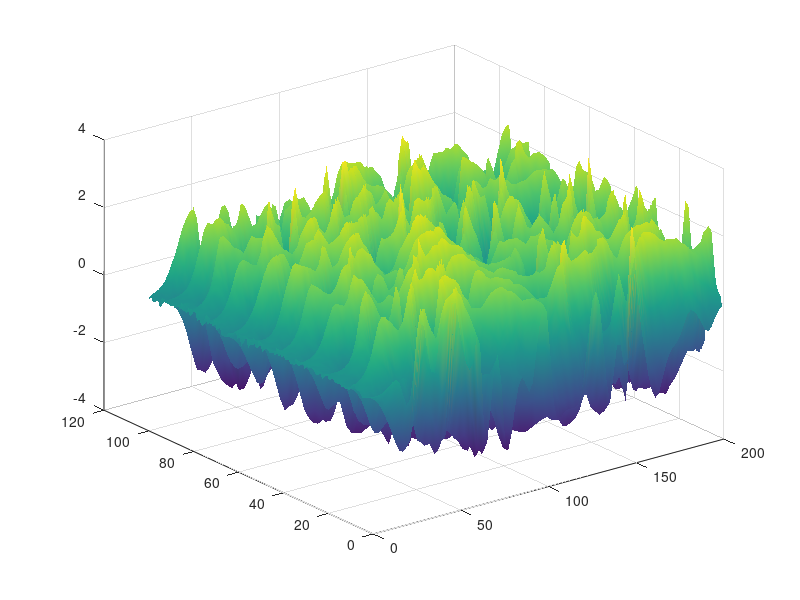

Here is the MATLAB script that generated this plot: (Note: this script raises an error after producing the figure.)
% kursiv.m - solution of Kuramoto-Sivashinsky equation by ETDRK4 scheme
%
% u_t = -u*u_x - u_xx - u_xxxx, periodic BCs on [0,32*pi]
% computation is based on v = fft(u), so linear term is diagonal
% compare p27.m in Trefethen, "Spectral Methods in MATLAB", SIAM 2000
% AK Kassam and LN Trefethen, July 2002

% Spatial grid and initial condition:
  N = 128;
  x = 32*pi*(1:N)'/N;
%  u = cos(x/16).*(1+sin(x/16));
  u = 0.1*randn(size(x));  % or a random initial condition - RLD
  v = fft(u);
  
% Precompute various ETDRK4 scalar quantities:
  h = 1/4;                            % time step
  k = [0:N/2-1 0 -N/2+1:-1]'/16;      % wave numbers
  L = k.^2 - k.^4;                    % Fourier multipliers
  E = exp(h*L); E2 = exp(h*L/2);
  M = 16;                             % no. of points for complex means
  r = exp(1i*pi*((1:M)-.5)/M);        % roots of unity
  LR = h*L(:,ones(M,1)) + r(ones(N,1),:);
  Q = h*real(mean( (exp(LR/2)-1)./LR ,2));
  f1 = h*real(mean( (-4-LR+exp(LR).*(4-3*LR+LR.^2))./LR.^3 ,2));
  f2 = h*real(mean( (2+LR+exp(LR).*(-2+LR))./LR.^3 ,2));
  f3 = h*real(mean( (-4-3*LR-LR.^2+exp(LR).*(4-LR))./LR.^3 ,2));

% Main time-stepping loop:
  uu = u; tt = 0;
  tmax = 200; nmax = round(tmax/h); nplt = floor((tmax/100)/h);
  g = -0.5i*k;
  for n = 1:nmax,
    t = n*h;
    Nv = g.*fft(real(ifft(v)).^2);
    a = E2.*v + Q.*Nv;
    Na = g.*fft(real(ifft(a)).^2);
    b = E2.*v + Q.*Na;
    Nb = g.*fft(real(ifft(b)).^2);
    c = E2.*a + Q.*(2*Nb-Nv);
    Nc = g.*fft(real(ifft(c)).^2);
    v = E.*v + Nv.*f1 + 2*(Na+Nb).*f2 + Nc.*f3;
    if mod(n,nplt)==0,
      u = real(ifft(v));
      uu = [uu,u]; tt = [tt,t];
    end
  end
  
% Plot results:
  surf(tt,x,uu), shading interp, lighting phong, axis tight
  view([-90 90]), colormap(autumn); set(gca,'zlim',[-5 50])
  light('color',[1 1 0],'position',[-1,2,2])
  material([0.30 0.60 0.60 40.00 1.00]);